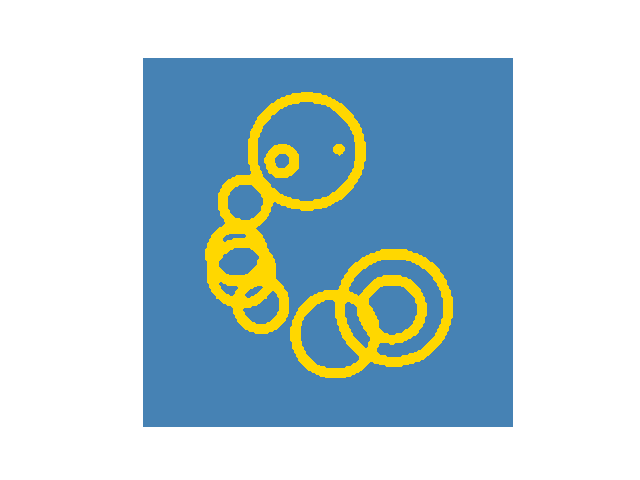

Here is the Python script that generated this plot:
# Import packages
import pandas as pd
import numpy as np
import matplotlib.pyplot as plt
from itertools import product

''' Set up data '''
data_set = pd.DataFrame(data = list(product(np.arange(-100, 100, 1), np.arange(-100, 100, 1))),
                        columns=['x', 'y'])

''' SDF circle '''
def sdf_circle(x, y, cx, cy, r):
    x -= cx
    y -= cy
    value = abs(np.sqrt(x*x + y*y) - r) - 2.5
    if value < -1:
        return -1
    elif value < 1:
        return 0
    else:
        return 1
sdf_circle_vectorized = np.vectorize(sdf_circle, otypes=[float],cache=False)

''' 10 random smaller circle (radius between 0 and 30) on a big circle (radius = 50) '''
n_circles = 10
np.random.seed(8)
for circle_number in np.arange(n_circles): 
    random_point = np.random.random(1) * 2 * np.pi
    random_radius = np.random.random(1) * 30
    data_set[f'circle_{circle_number}'] = list(sdf_circle_vectorized(data_set['x'],data_set['y'],
                                                                     50 * np.cos(random_point),
                                                                     50 * np.sin(random_point),
                                                                     random_radius))

''' Find all points that are on those circles '''                                                                     
column_list = [f'circle_{x}' for x in np.arange(n_circles)]
data_set['value'] = data_set[column_list].min(axis=1)

''' Contour plot '''
## https://alex.miller.im/posts/contour-plots-in-python-matplotlib-x-y-z/
Z = data_set.pivot_table(index='x', columns='y', values='value').T.values
X_unique = np.sort(data_set.x.unique())
Y_unique = np.sort(data_set.y.unique())
X, Y = np.meshgrid(X_unique, Y_unique)

plt.contourf(X, Y, Z, levels = [-1, 0, 1], colors=['#FFD700', '#4682B4', '#4682B4'])
plt.gca().set_aspect('equal')
plt.axis('off')
plt.savefig('Day08/Day08.png')